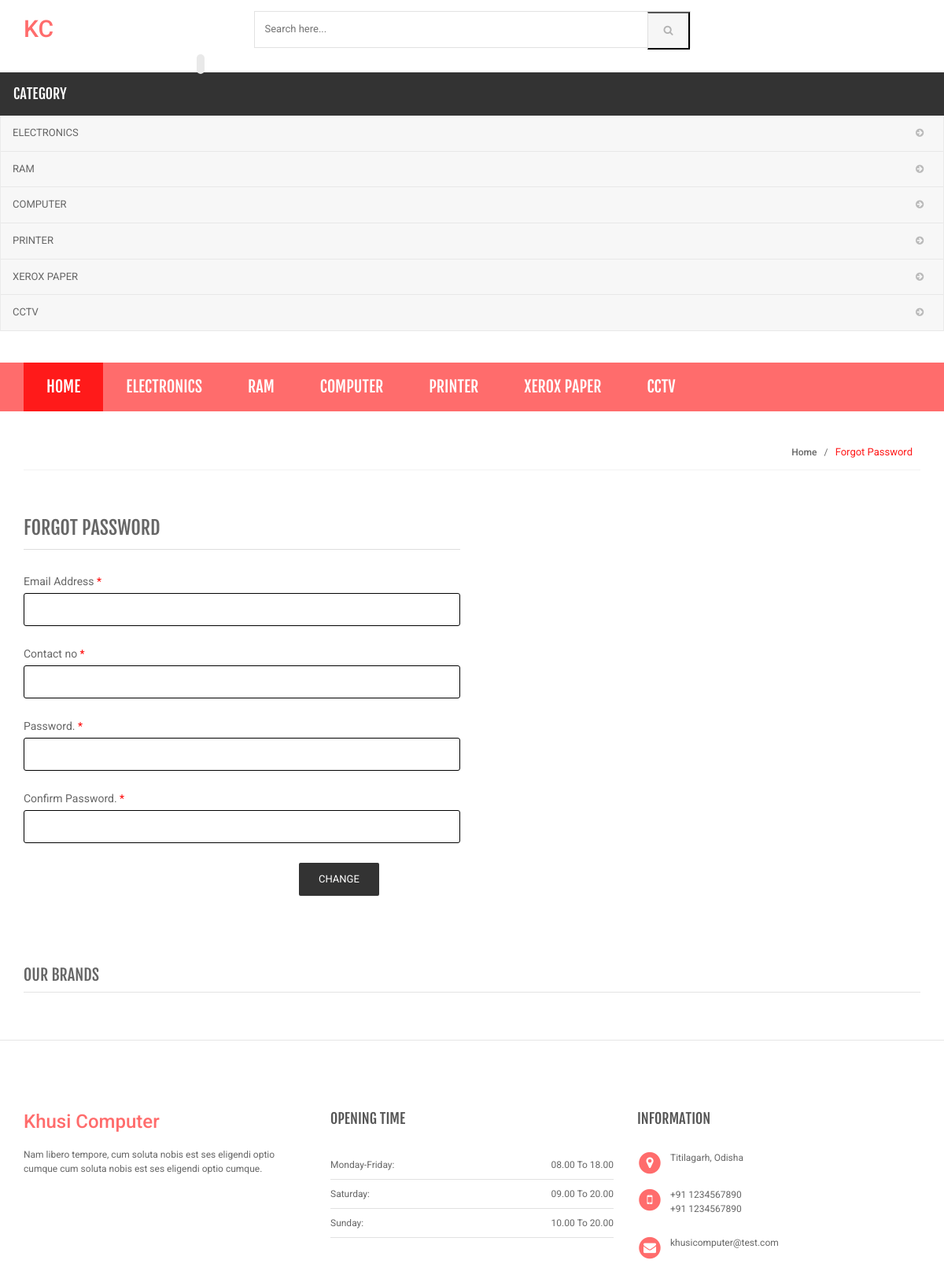
The app's page /shopping/forgot-password.php with its own data.
### tables this page shows
CREATE TABLE `category` (
  `id` int(11) NOT NULL,
  `categoryName` varchar(255) NOT NULL,
  `categoryDescription` longtext DEFAULT NULL,
  `creationDate` timestamp NOT NULL DEFAULT current_timestamp(),
  `updationDate` varchar(255) DEFAULT NULL
);

### shopping/includes/menu-bar.php (the view, shortened to what this page needs)
<div class="header-nav animate-dropdown d-none d-md-none d-lg-block">
    <div class="container">
        <div class="yamm navbar navbar-default" role="navigation">
            <div class="nav-bg-class">
                <div class="navbar-collapse collapse" id="mc-horizontal-menu-collapse">
	<div class="nav-outer">
		<ul class="nav navbar-nav">
			<li class="active dropdown yamm-fw">
				<a href="index.php" data-hover="dropdown" class="dropdown-toggle">Home</a>
			</li>
              <?php $sql=mysqli_query($con,"select id,categoryName  from category limit 6");
while($row=mysqli_fetch_array($sql))
{
    ?>
			<li class="dropdown yamm">
				<a href="category.php?cid=<?php echo $row['id'];?>"> <?php echo $row['categoryName'];?></a>
			</li>
			<?php } ?>
		<div class="clearfix"></div>
	</div>
</div>
            </div>
        </div>
    </div>
</div>

### shopping/includes/main-header.php (shortened to what this page needs)
	<div class="main-header">
		<div class="container mb-1">
			<div class="row d-flex">
				<div class="col-xs-3 col-sm-3 col-md-3 logo-holder">
					<div class="logo">
						<a href="index.php">
							<h2>KC</h2>
						</a>
					</div>
				</div>
				<div class="col-xs-6 col-sm-6 col-md-6 top-search-holder">
					<div class="search-area">
						<form name="search" method="post" action="search-result.php">
							<div class="control-group">
								<input class="search-field" placeholder="Search here..." name="product" required="required" />
								<button class="search-button" type="submit" name="search"></button>
							</div>
						</form>
					</div>
				</div>
				<div class="col-xs-3 col-sm-3 col-md-3 d-flex align-items-center justify-content-end">
				</div>
		</div>
	</div>
	<div class="na left sidebar" id="left">
			<i class="close-sidebar bi bi-x-lg"></i>
		<div class="side-menu animate-dropdown outer-bottom-xs ">
		<div class="head">Category</div>
	         <?php
			 if (isset($_GET['cid'])){
				$sql=mysqli_query($con,"select id,categoryName  from category where id=$cid");
			 } else {
				$sql=mysqli_query($con,"select id,categoryName  from category");
			 }
while($row=mysqli_fetch_array($sql))
{
    ?>
    <nav class="yamm megamenu-horizontal" role="navigation">
	    	<ul class="nav">
	            <li class="dropdown menu-item">
	                <a href="sub-category.php?cid=<?php echo $row['id'];?>"  class="dropdown-toggle collapsed">
	                   <?php echo $row['categoryName'];?>
	                </a>
  				</li>
			</ul>
</nav>
	    <?php } ?>
</div>
	</div>

### shopping/assets/css/red.css (style rules this page uses)
a { color: #ff6c6c; }
.header-style-1 .header-nav { background: #ff6c6c; }
.cnt-home .header-style-1 .header-nav .navbar .navbar-nav > li.active { background: #ff1a1a; }

### shopping/assets/css/lightbox.css (style rules this page uses)
body:after { content: url(../images/close.png) url(../images/loading.gif) url(../images/prev.png) url(../images/next.png); display: none; }

### shopping/assets/css/green.css (style rules this page uses)
a { color: #abd07e; }
.header-style-1 .header-nav { background: #abd07e; }
.cnt-home .header-style-1 .header-nav .navbar .navbar-nav > li.active { background: #84b943; }

### shopping/assets/css/blue.css (style rules this page uses)
a { color: #3498db; }
.header-style-1 .header-nav { background: #3498db; }
.cnt-home .header-style-1 .header-nav .navbar .navbar-nav > li.active { background: #1d6ca1; }

### shopping/assets/css/orange.css (style rules this page uses)
a { color: #f39c12; }
.header-style-1 .header-nav { background: #f39c12; }
.cnt-home .header-style-1 .header-nav .navbar .navbar-nav > li.active { background: #ab6c09; }

### shopping/assets/css/dark-green.css (style rules this page uses)
a { color: #12cca7; }
.header-style-1 .header-nav { background: #12cca7; }
.cnt-home .header-style-1 .header-nav .navbar .navbar-nav > li.active { background: #0b816a; }

### records on screen
category: categoryName "ELECTRONICS"
category: categoryName "RAM"
category: categoryName "COMPUTER"
category: categoryName "PRINTER"
category: categoryName "XEROX PAPER"
category: categoryName "CCTV"
